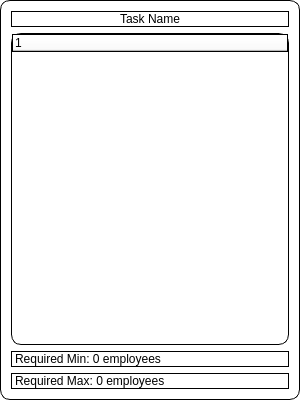
<?xml version="1.0" encoding="UTF-8"?>
<ui version="4.0">
 <class>TaskCard</class>
 <widget class="QWidget" name="TaskCard">
  <property name="geometry">
   <rect>
    <x>0</x>
    <y>0</y>
    <width>300</width>
    <height>400</height>
   </rect>
  </property>
  <property name="styleSheet">
   <string notr="true">QWidget {
    border: 1px solid black;
    border-radius: 10px;
    background-color: white;
   }</string>
  </property>
  <layout class="QVBoxLayout" name="verticalLayout">
   <item>
    <widget class="QLabel" name="label_taskName">
     <property name="alignment">
      <set>Qt::AlignCenter</set>
     </property>
     <property name="text">
      <string>Task Name</string>
     </property>
    </widget>
   </item>
   <item>
    <widget class="QTreeWidget" name="treeWidget_tasks">
     <header>
      <hide/>
     </header>
    </widget>
   </item>
   <item>
    <widget class="QLabel" name="label_minEmployees">
     <property name="alignment">
      <set>Qt::AlignLeft</set>
     </property>
     <property name="text">
      <string>Required Min: 0 employees</string>
     </property>
    </widget>
   </item>
   <item>
    <widget class="QLabel" name="label_maxEmployees">
     <property name="alignment">
      <set>Qt::AlignLeft</set>
     </property>
     <property name="text">
      <string>Required Max: 0 employees</string>
     </property>
    </widget>
   </item>
  </layout>
 </widget>
 <resources/>
 <connections/>
</ui>
